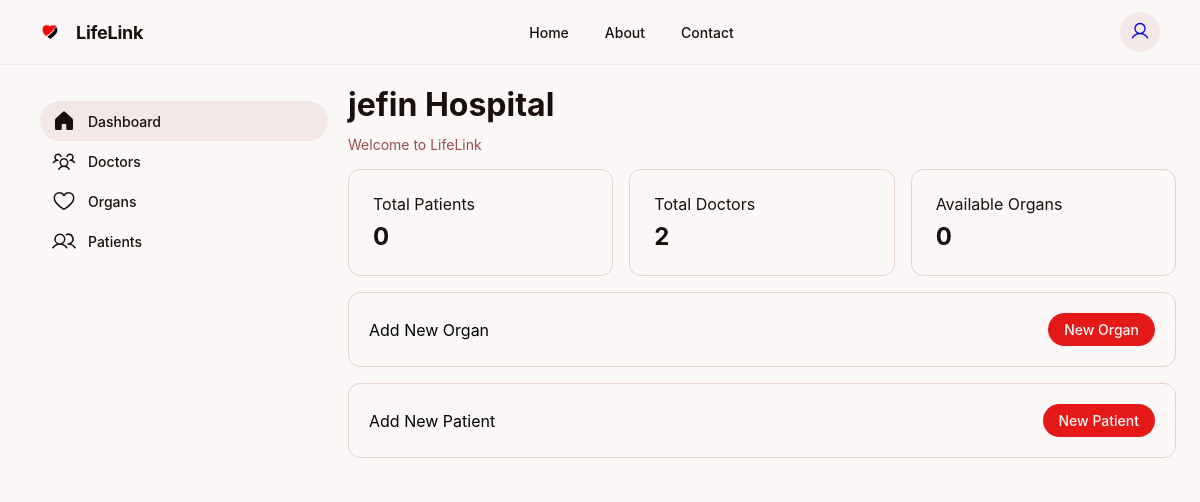
Page /hospital_dashboard/3 on the earlier database version.
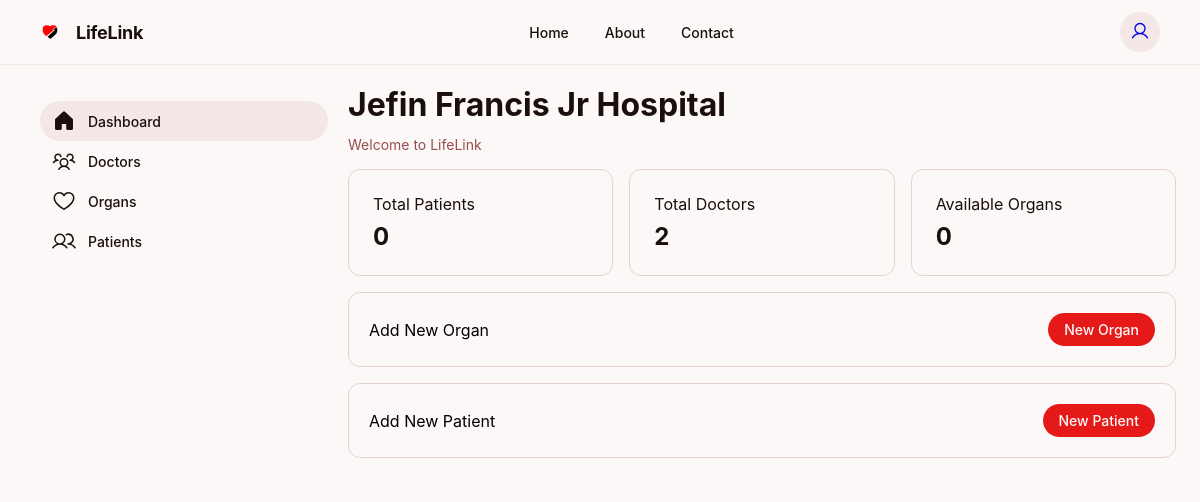
Same page on the later database version.
### tables/models.py (models this page shows, shortened)
class Hospital(models.Model):
    hospital_email = models.EmailField(max_length=254, unique=True, validators=[EmailValidator()])
    name = models.CharField(unique = True,max_length=255)
    address = models.CharField(max_length=255, null=True, blank=True)
    phone_no = models.CharField(max_length=25, default="Add phone number")
    pic = models.ImageField(upload_to = "pictures",null=True,blank = True)

### ods/views.py (the view)
# urls.py: path('hospital_dashboard/<int:id>',views.hospital_dashboard,name = "hospital_dashboard"),
def hospital_dashboard(request,id):
    hospital_info = Hospital.objects.get(id = id)
    pateint_info = Patient.objects.filter(hospital = id)
    organ_info = Organ.objects.filter(hospital = id)
    doctor_info = Doctor.objects.filter(hospital = id)
    patient_no = pateint_info.count()
    organ_no = organ_info.count()
    doctor_no = doctor_info.count()
    return render(request,'hospital.html',context = {'id':id , 'hospital_info': hospital_info,'organ_no':organ_no,'patient_no':patient_no,'doctor_no':doctor_no})

### templates/hospital.html (shortened to what this page needs)
<!DOCTYPE html>
{% load static %}
<html>
<head>
    <link rel="stylesheet" href="{% static 'css/hospital.css' %}">
</head>
<body>
    <header>
        <div class="logo-container">
            <img src="{% static 'images/logo.png' %}" style="height: 20px;"/>
            <h2 class="brand-name">LifeLink</h2>
        </div>
        <nav class="nav-links">
            <a href="/home" class="nav-link">Home</a>
            <a href="/about" class="nav-link">About</a>
            <a href="/contact" class="nav-link">Contact</a>
        </nav>
        <div class="header-actions">
            <button class="icon-button">
                <a href = "/profile/Hospital/{{id}}">
                </a>
            </button>
        </div>
    </header>
    <div class="main-container">
        <aside class="sidebar">
            <a href="#" class="sidebar-link active">
                Dashboard
            </a>
            <a href="/hospital_doctors/{{id}}" class="sidebar-link ">
                Doctors
            </a>
            <a href="/hospital_organs/{{id}}" class="sidebar-link ">
                Organs
            </a>
            <a href="/hospital_patients/{{id}}" class="sidebar-link ">
                Patients
            </a>
        </aside>
        <main class="main-content">
            <div class="dashboard-header">
                <h1 class="dashboard-title">{{hospital_info.name}} Hospital
                </h1>
                <p class="dashboard-subtitle">Welcome to LifeLink</p>
            </div>
            <div class="stats-container">
                <div class="stat-card">
                    <p class="stat-label">Total Patients</p>
                    <p class="stat-value">{{patient_no}}</p>
                </div>
                <div class="stat-card">
                    <p class="stat-label">Total Doctors</p>
                    <p class="stat-value">{{doctor_no}}</p>
                </div>
                <div class="stat-card">
                    <p class="stat-label">Available Organs</p>
                    <p class="stat-value">{{organ_no}}</p>
                </div>
            </div>
            <div class="action-card">
                <p class="action-title">Add New Organ</p>
                <button class="action-button">New Organ</button>
            </div>
            <div class="action-card">
                <p class="action-title">Add New Patient</p>
                <button class="action-button">New Patient</button>
            </div>
        </main>
    </div>
</body>
</html>

Differences in the rows shown:
changed Hospital: name "jefin" → "Jefin Francis Jr"
